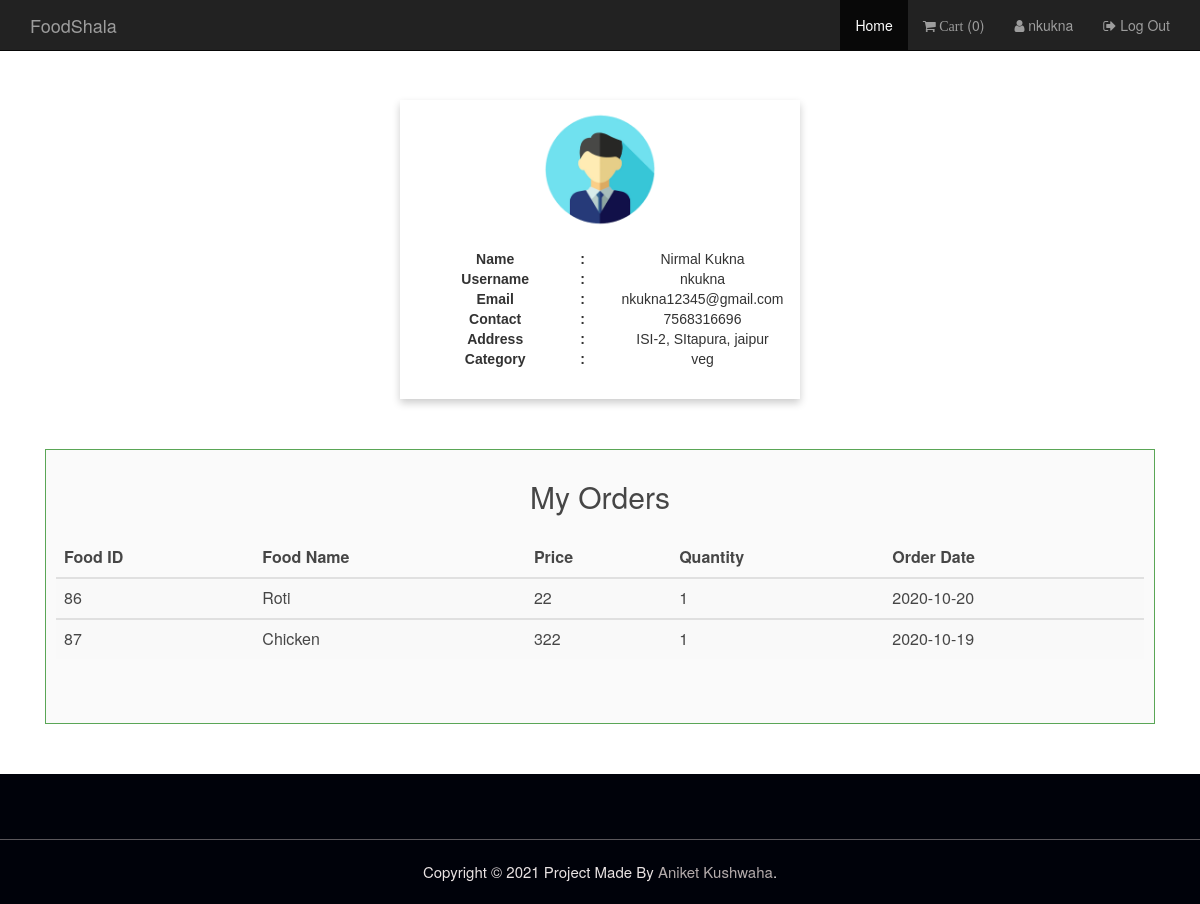
/profile.php (signed in), run on the app's committed database.
### tables this page shows
CREATE TABLE `customer` (
  `username` varchar(50) NOT NULL,
  `fullname` varchar(222) NOT NULL,
  `email` varchar(30) NOT NULL,
  `contact` varchar(30) NOT NULL,
  `category` varchar(30) NOT NULL,
  `address` varchar(222) NOT NULL,
  `password` varchar(200) NOT NULL
);

CREATE TABLE `orders` (
  `order_ID` int(30) NOT NULL,
  `F_ID` int(30) NOT NULL,
  `foodname` varchar(30) NOT NULL,
  `price` int(30) NOT NULL,
  `quantity` int(30) NOT NULL,
  `order_date` date NOT NULL,
  `username` varchar(30) NOT NULL,
  `R_ID` int(30) NOT NULL
);

### profile.php (the view, shortened to what this page needs)
<?php
   $conn = Connect();
   ?>
<html>
   <head>
      <link rel="stylesheet" type = "text/css" href ="css/payment.css">
      <link rel="stylesheet" type = "text/css" href ="css/payment.css">
      <link rel="stylesheet" type = "text/css" href ="css/index.css">
      <link rel="stylesheet" type = "text/css" href ="css/bootstrap.min.css">
      <link rel="stylesheet" href="https://cdnjs.cloudflare.com/ajax/libs/font-awesome/4.7.0/css/font-awesome.min.css">
   </head>
   <body>
   <?php
     include 'navbar.php';
     ?>
      <div class="card">
         <?php
            $user_check=$_SESSION['login_user2'];
            $sql = "SELECT * FROM customer c WHERE c.username='$user_check'";
            $result = mysqli_query($conn, $sql);
            while ($row = mysqli_fetch_array($result))
            {
              ?>
         <img src="manager/images/logo.png" alt="John" style="width:30%">
         <div class="row" style="margin-top: 20px">
            <div class="col-lg-6 col-md-6 col-sm-6">
               <b> Name <span class="float-right">:</span></b>
            </div>
            <div class="col-lg-6 col-md-6 col-sm-6">
               <?php echo $row["fullname"]; ?>
            </div>
         </div>
         <div class="row">
            <div class="col-lg-6 col-md-6 col-sm-6">
               <b>Username <span class="float-right">:</span></b>
            </div>
            <div class="col-lg-6 col-md-6 col-sm-6">
               <?php echo $row["username"]; ?>
            </div>
         </div>
         <div class="row">
            <div class="col-lg-6 col-md-6 col-sm-6">
               <b>Email <span class="float-right">:</span></b>
            </div>
            <div class="col-lg-6 col-md-6 col-sm-6">
               <?php echo $row["email"]; ?>
            </div>
         </div>
         <div class="row">
            <div class="col-lg-6 col-md-6 col-sm-6">
               <b>Contact <span class="float-right">:</span></b>
            </div>
            <div class="col-lg-6 col-md-6 col-sm-6">
               <?php echo $row["contact"]; ?>
            </div>
         </div>
         <div class="row">
            <div class="col-lg-6 col-md-6 col-sm-6">
               <b>Address <span class="float-right">:</span></b>
            </div>
            <div class="col-lg-6 col-md-6 col-sm-6">
               <?php echo $row["address"]; ?>
            </div>
         </div>
         <div class="row">
            <div class="col-lg-6 col-md-6 col-sm-6">
               <b>Category <span class="float-right">:</span></b>
            </div>
            <div class="col-lg-6 col-md-6 col-sm-6">
               <?php echo $row["category"]; ?>
            </div>
         </div>
         <br>
         <?php }  ?>
      </div>
      <section class="container">
      <div class="col-lg-12">
         <div class="form-area">
            <form action="" method="POST">
               <h3 style="margin-bottom: 25px; text-align: center; font-size: 30px;"> My Orders</h3>
               <?php
                  $user_check=$_SESSION['login_user2'];
                  $sql = "SELECT * FROM orders o WHERE o.username='$user_check' ORDER BY F_ID";
                  $result = mysqli_query($conn, $sql);
                  if (mysqli_num_rows($result) > 0)
                  {
                    ?>
               <table class="table table-striped">
                  <thead class="thead-dark">
                     <tr>
                        <th> Food ID </th>
                        <th> Food Name </th>
                        <th> Price </th>
                        <th> Quantity </th>
                        <th> Order Date </th>
                     </tr>
                  </thead>
                  <?PHP
                     while($row = mysqli_fetch_assoc($result)){
                     ?>
                  <tbody>
                     <tr>
                        <td><?php echo $row["F_ID"]; ?></td>
                        <td><?php echo $row["foodname"]; ?></td>
                        <td><?php echo $row["price"]; ?></td>
                        <td><?php echo $row["quantity"]; ?></td>
                        <td><?php echo $row["order_date"]; ?></td>
                     </tr>
                  </tbody>
                  <?php } ?>
               </table>
               <br>
               <?php } else { ?>
               <h4 style="color: red">
                  <center>No Orders Yet.</center>
               </h4>
               <?php } ?>
            </form>
         </div>
      </div>
   </section>
   <?php
     include 'fotter.php';
     ?>
   </body>
</html>

### navbar.php (shortened to what this page needs)
<nav class="navbar navbar-inverse navbar-fixed-top navigation-clean-search" role="navigation">
         <div class="container">
            <div class="navbar-header">
               <a class="navbar-brand" href="index.php">FoodShala</a>
            </div>
            <div class="collapse navbar-collapse navbar-right" id="myNavbar">
               <ul class="nav navbar-nav">
                  <li class="active" ><a href="index.php">Home</a></li>
                  <li><a href="cart.php"><span class="fa fa-shopping-cart"> Cart</span>
                     (<?php
                        if(isset($_SESSION["cart"])){
                        $count = count($_SESSION["cart"]);
                        echo "$count";
                        }
                        else
                          echo "0";
                        ?>)
                     </a>
                  </li>
               </ul>
               <?php
                  if (isset($_SESSION['login_user2'])) {
                   ?>
               <ul class="nav navbar-nav navbar-right">
                  <li><a href="profile.php"><span class="fa fa-user"></span> <?php echo $_SESSION['login_user2']; ?> </a></li>
                  <li><a href="logout_u.php"><span class="fa fa-sign-out"></span> Log Out </a></li>
               </ul>
               <?php
                  }
                  ?>
            </div>
         </div>
      </nav>

### fotter.php (shortened to what this page needs)
<footer class="site-footer">
            <hr>
         <div class="container">
            <div class="row">
               <div class="text-center bg-secondary pt-2 pb-2">
                  <p class="copyright-text">Copyright &copy; 2021 Project Made By
                     <a href="https://www.linkedin.com/in/aniket-kushwaha-719396201/">Aniket Kushwaha</a>.
                  </p>
               </div>
            </div>
         </div>
      </footer>

### css/payment.css (style rules this page uses)
body,html { height: 100%; }
body { padding-top: 50px; }
footer { display: block; }

### css/index.css (style rules this page uses)
body,html { height: 100%; }
body { padding-top: 50px; }
a { color: #499d44; text-decoration: none; }
footer { display: block; }
.site-footer { background-color:#00020a; padding:45px 0 20px; font-size:15px; line-height:24px; color:#e9e3e3; }
.site-footer hr { border-top-color:#b4acac; opacity:0.5 }
.site-footer a { color:#b4acac; }
.copyright-text { margin:0 }
.form-area { background-color: #FAFAFA; padding: 10px 40px 60px; margin: 0px 0px 50px; border: 1px solid #499D44; opacity:0.9; }

### profile.php (style rules this page uses)
.card { box-shadow: 0 4px 8px 0 rgba(0, 0, 0, 0.2); max-width: 400px; margin: 50px auto; text-align: center; font-family: arial; padding: 10px; }
.float-right { float: right; }
.form-area { background-color: #FAFAFA; padding: 10px !important; margin: 0px 0px 50px; border: 1px solid #3C6F9B; opacity: 0.9; }

### data on the page
customer: fullname "Nirmal Kukna", username "nkukna", email "nkukna12345@gmail.com", contact "7568316696", address "ISI-2, SItapura, jaipur", category "veg"
orders: F_ID "86", foodname "Roti", price "22", quantity "1", order_date "2020-10-20"
orders: F_ID "87", foodname "Chicken", price "322", quantity "1", order_date "2020-10-19"

### other printed values
$_SESSION['login_user2'] "nkukna"
